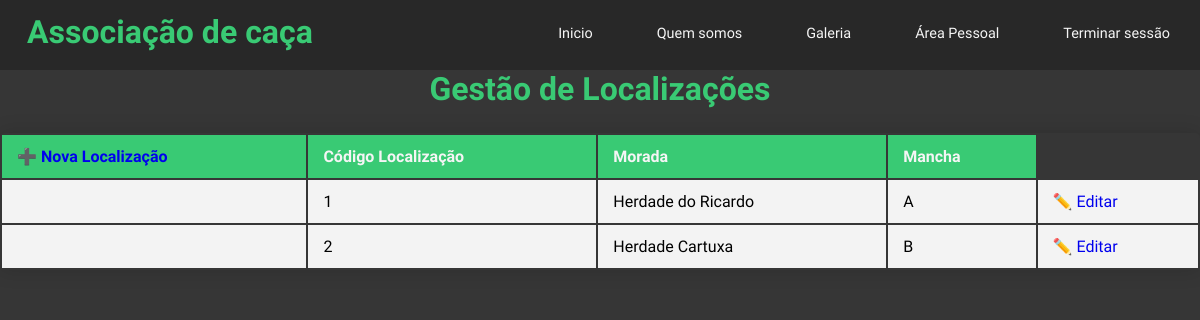
The app's page /admin/p_gestLocalizacoes.php (signed in) with its own data.
### tables this page shows
CREATE TABLE `localizacao` (
  `codLocalizacao` int(11) NOT NULL,
  `morada` varchar(50) NOT NULL,
  `mancha` varchar(10) NOT NULL,
  `ativo` bit(1) NOT NULL
);

### admin/p_gestLocalizacoes.php (the view, shortened to what this page needs)
<!DOCTYPE html>
<html lang="en">
    <head>
        <link rel="stylesheet" href="../css/style.css">
    </head>
    <body>
        <?php
            if(isset($_SESSION['utilizador']))
            {
                $sql = "SELECT codPerfil FROM utilizador WHERE nomeUser = '".$_SESSION["utilizador"]."'";
                $res = mysqli_query($conn, $sql);
                $row = mysqli_fetch_array($res);
                if($row['codPerfil'] == ADMIN)
                {
        ?>
                    <header>
                        <div class="navbar">
                            <h1>Associação de caça</h1>
                            <ul>
                                <li><a href='../index.php'>Inicio</a></li>
                                <li><a href='../about.php'>Quem somos</a></li>
                                <li><a href='../gallery.php'>Galeria</a></li>
                                <li><a href='../p_areaPessoal.php'>Área Pessoal</a></li>
                                <li><a href='../logout/logout.php'>Terminar sessão</a></li>
                            </ul>
                        </div>
                    </header>
        <?php
                    $ativo = true;
                    $sql = "SELECT * FROM localizacao WHERE ativo = '$ativo'";
                    $res = mysqli_query($conn, $sql);
                    echo
                    "
                    <h1>Gestão de Localizações</h1>
                        <div class='content_table'>
                            <table width='100%'>
                                <thead>
                                    <tr>
                                        <th>
                                            <a href='p_addLocalizacao.php'>➕ Nova Localização</a>
                                        </th>
                                        <th>Código Localização</th>
                                        <th>Morada</th>
                                        <th>Mancha</th>
                                    </tr>
                                </thead>
                    ";
                    while($row = mysqli_fetch_array($res))
                    {
                                echo
                                "
                                <tbody>
                                    <tr>
                                        <td></td>
                                        <td>".$row['codLocalizacao']."</td>
                                        <td>".$row['morada']."</td>
                                        <td>".$row['mancha']."</td>
                                        <td><a href='p_editarLocalizacao.php?codLocalizacao=".$row["codLocalizacao"]."'>✏️ Editar</a></td>
                                    </tr>
                                </tbody>
                                ";
                    }
                    echo
                    "
                            </table>
                        </div>
                    ";
                }
            }
            else
            {
                header('refresh:0; ../index.php');
            }
        ?>
    </body>
</html>

### css/style.css (style rules this page uses)
* { margin: 0px; padding: 0px; font-family: 'Open Sans Condensed', sans-serif; }
body { background: #363636; box-sizing: border-box; }
h1, h2, h3 { text-align: center; color: #39ca74; }
.navbar { width: 100%; height: 70px; background-color: #282828; }
.navbar h1 { position: absolute; padding: 3px; float: left; margin-left: 2%; margin-top: 10px; color: #39ca74; }
.navbar ul { width: auto; float: right; margin-top: 8px; }
.navbar li { display: inline-block; padding: 15px 30px; }
.navbar a { text-align: center; color: whitesmoke; text-decoration: none; font-size: 1.2vw; }
.content_table { border-collapse: collapse; margin: 25px 0; min-width: 400px; border-radius: 5px 5px 0 0; overflow: hidden; box-shadow: 0 0 20px rgba(0,0,0,0.15); }
.content_table thead tr { background-color: #39ca74; color: whitesmoke; text-align: left; font-weight: bold; }
.content_table th, td { padding: 12px 15px; }
.content_table tbody tr { background-color: #f3f3f3; }
.content_table a { text-decoration: none; }

### records on screen
localizacao: codLocalizacao "1", morada "Herdade do Ricardo", mancha "A"
localizacao: codLocalizacao "2", morada "Herdade Cartuxa", mancha "B"
